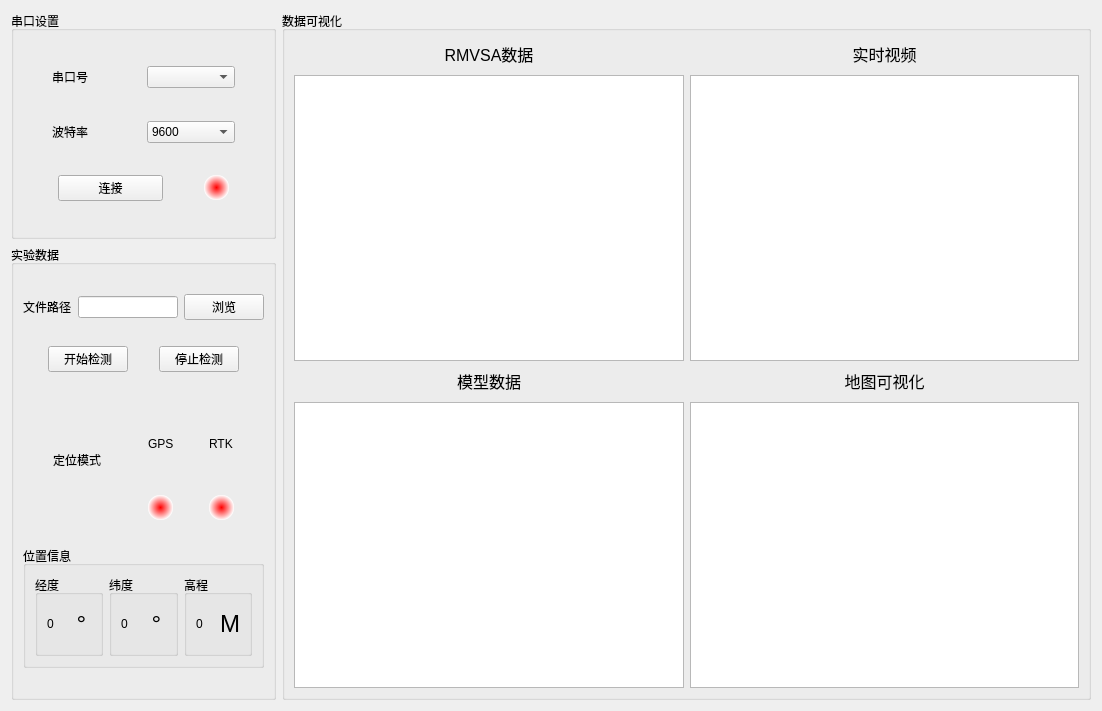
<?xml version="1.0" encoding="UTF-8"?>
<ui version="4.0">
 <class>Widget</class>
 <widget class="QWidget" name="Widget">
  <property name="windowModality">
   <enum>Qt::ApplicationModal</enum>
  </property>
  <property name="geometry">
   <rect>
    <x>0</x>
    <y>0</y>
    <width>1102</width>
    <height>711</height>
   </rect>
  </property>
  <property name="sizePolicy">
   <sizepolicy hsizetype="Fixed" vsizetype="Fixed">
    <horstretch>0</horstretch>
    <verstretch>0</verstretch>
   </sizepolicy>
  </property>
  <property name="minimumSize">
   <size>
    <width>80</width>
    <height>20</height>
   </size>
  </property>
  <property name="mouseTracking">
   <bool>true</bool>
  </property>
  <property name="tabletTracking">
   <bool>true</bool>
  </property>
  <property name="acceptDrops">
   <bool>false</bool>
  </property>
  <property name="windowTitle">
   <string>路面平整度采集可视化评价</string>
  </property>
  <property name="layoutDirection">
   <enum>Qt::LeftToRight</enum>
  </property>
  <property name="autoFillBackground">
   <bool>true</bool>
  </property>
  <property name="styleSheet">
   <string notr="true"/>
  </property>
  <layout class="QHBoxLayout" name="horizontalLayout_16" stretch="1,5">
   <item>
    <layout class="QVBoxLayout" name="verticalLayout_9" stretch="1,2">
     <item>
      <widget class="QGroupBox" name="groupBox">
       <property name="title">
        <string>串口设置</string>
       </property>
       <layout class="QVBoxLayout" name="verticalLayout" stretch="1,4,1,4,1,4,1">
        <item>
         <spacer name="verticalSpacer">
          <property name="orientation">
           <enum>Qt::Vertical</enum>
          </property>
          <property name="sizeHint" stdset="0">
           <size>
            <width>20</width>
            <height>40</height>
           </size>
          </property>
         </spacer>
        </item>
        <item>
         <layout class="QHBoxLayout" name="horizontalLayout" stretch="1,2,1,3,1">
          <item>
           <spacer name="horizontalSpacer_4">
            <property name="orientation">
             <enum>Qt::Horizontal</enum>
            </property>
            <property name="sizeHint" stdset="0">
             <size>
              <width>40</width>
              <height>20</height>
             </size>
            </property>
           </spacer>
          </item>
          <item>
           <widget class="QLabel" name="label">
            <property name="text">
             <string>串口号</string>
            </property>
           </widget>
          </item>
          <item>
           <spacer name="horizontalSpacer_27">
            <property name="orientation">
             <enum>Qt::Horizontal</enum>
            </property>
            <property name="sizeHint" stdset="0">
             <size>
              <width>40</width>
              <height>20</height>
             </size>
            </property>
           </spacer>
          </item>
          <item>
           <widget class="QComboBox" name="serialPort"/>
          </item>
          <item>
           <spacer name="horizontalSpacer_10">
            <property name="orientation">
             <enum>Qt::Horizontal</enum>
            </property>
            <property name="sizeHint" stdset="0">
             <size>
              <width>40</width>
              <height>20</height>
             </size>
            </property>
           </spacer>
          </item>
         </layout>
        </item>
        <item>
         <spacer name="verticalSpacer_12">
          <property name="orientation">
           <enum>Qt::Vertical</enum>
          </property>
          <property name="sizeHint" stdset="0">
           <size>
            <width>20</width>
            <height>8</height>
           </size>
          </property>
         </spacer>
        </item>
        <item>
         <layout class="QHBoxLayout" name="horizontalLayout_2" stretch="1,2,1,3,1">
          <item>
           <spacer name="horizontalSpacer_17">
            <property name="orientation">
             <enum>Qt::Horizontal</enum>
            </property>
            <property name="sizeHint" stdset="0">
             <size>
              <width>40</width>
              <height>20</height>
             </size>
            </property>
           </spacer>
          </item>
          <item>
           <widget class="QLabel" name="label_2">
            <property name="text">
             <string>波特率</string>
            </property>
           </widget>
          </item>
          <item>
           <spacer name="horizontalSpacer_28">
            <property name="orientation">
             <enum>Qt::Horizontal</enum>
            </property>
            <property name="sizeHint" stdset="0">
             <size>
              <width>40</width>
              <height>20</height>
             </size>
            </property>
           </spacer>
          </item>
          <item>
           <widget class="QComboBox" name="baudRate">
            <item>
             <property name="text">
              <string>9600</string>
             </property>
            </item>
            <item>
             <property name="text">
              <string>115200</string>
             </property>
            </item>
           </widget>
          </item>
          <item>
           <spacer name="horizontalSpacer_18">
            <property name="orientation">
             <enum>Qt::Horizontal</enum>
            </property>
            <property name="sizeHint" stdset="0">
             <size>
              <width>40</width>
              <height>20</height>
             </size>
            </property>
           </spacer>
          </item>
         </layout>
        </item>
        <item>
         <spacer name="verticalSpacer_11">
          <property name="orientation">
           <enum>Qt::Vertical</enum>
          </property>
          <property name="sizeHint" stdset="0">
           <size>
            <width>20</width>
            <height>8</height>
           </size>
          </property>
         </spacer>
        </item>
        <item>
         <layout class="QHBoxLayout" name="horizontalLayout_3" stretch="1,3,1,1,1">
          <item>
           <spacer name="horizontalSpacer">
            <property name="orientation">
             <enum>Qt::Horizontal</enum>
            </property>
            <property name="sizeHint" stdset="0">
             <size>
              <width>28</width>
              <height>20</height>
             </size>
            </property>
           </spacer>
          </item>
          <item>
           <widget class="QPushButton" name="connectButton">
            <property name="text">
             <string>连接</string>
            </property>
           </widget>
          </item>
          <item>
           <spacer name="horizontalSpacer_2">
            <property name="orientation">
             <enum>Qt::Horizontal</enum>
            </property>
            <property name="sizeHint" stdset="0">
             <size>
              <width>28</width>
              <height>20</height>
             </size>
            </property>
           </spacer>
          </item>
          <item>
           <widget class="QLabel" name="serialStatu">
            <property name="minimumSize">
             <size>
              <width>25</width>
              <height>25</height>
             </size>
            </property>
            <property name="maximumSize">
             <size>
              <width>25</width>
              <height>25</height>
             </size>
            </property>
            <property name="styleSheet">
             <string notr="true">background-color: qradialgradient(spread:pad, cx:0.5, cy:0.5, radius:0.5, fx:0.5, fy:0.5, stop:0 rgba(255, 0, 0, 255), stop:1 rgba(255, 255, 255, 255));
border-radius:12px;</string>
            </property>
            <property name="text">
             <string/>
            </property>
           </widget>
          </item>
          <item>
           <spacer name="horizontalSpacer_3">
            <property name="orientation">
             <enum>Qt::Horizontal</enum>
            </property>
            <property name="sizeHint" stdset="0">
             <size>
              <width>28</width>
              <height>20</height>
             </size>
            </property>
           </spacer>
          </item>
         </layout>
        </item>
        <item>
         <spacer name="verticalSpacer_2">
          <property name="orientation">
           <enum>Qt::Vertical</enum>
          </property>
          <property name="sizeHint" stdset="0">
           <size>
            <width>20</width>
            <height>40</height>
           </size>
          </property>
         </spacer>
        </item>
       </layout>
      </widget>
     </item>
     <item>
      <widget class="QGroupBox" name="groupBox_3">
       <property name="title">
        <string>实验数据</string>
       </property>
       <layout class="QVBoxLayout" name="verticalLayout_4" stretch="1,4,1,4,1,6,1,6,1">
        <item>
         <spacer name="verticalSpacer_3">
          <property name="orientation">
           <enum>Qt::Vertical</enum>
          </property>
          <property name="sizeHint" stdset="0">
           <size>
            <width>20</width>
            <height>40</height>
           </size>
          </property>
         </spacer>
        </item>
        <item>
         <layout class="QHBoxLayout" name="horizontalLayout_4" stretch="1,2,1,8,1,2,1">
          <item>
           <spacer name="horizontalSpacer_5">
            <property name="orientation">
             <enum>Qt::Horizontal</enum>
            </property>
            <property name="sizeHint" stdset="0">
             <size>
              <width>40</width>
              <height>20</height>
             </size>
            </property>
           </spacer>
          </item>
          <item>
           <widget class="QLabel" name="label_4">
            <property name="text">
             <string>文件路径</string>
            </property>
           </widget>
          </item>
          <item>
           <spacer name="horizontalSpacer_9">
            <property name="orientation">
             <enum>Qt::Horizontal</enum>
            </property>
            <property name="sizeHint" stdset="0">
             <size>
              <width>40</width>
              <height>20</height>
             </size>
            </property>
           </spacer>
          </item>
          <item>
           <widget class="QLineEdit" name="filePath">
            <property name="minimumSize">
             <size>
              <width>100</width>
              <height>0</height>
             </size>
            </property>
           </widget>
          </item>
          <item>
           <spacer name="horizontalSpacer_19">
            <property name="orientation">
             <enum>Qt::Horizontal</enum>
            </property>
            <property name="sizeHint" stdset="0">
             <size>
              <width>40</width>
              <height>20</height>
             </size>
            </property>
           </spacer>
          </item>
          <item>
           <widget class="QPushButton" name="browseButton">
            <property name="text">
             <string>浏览</string>
            </property>
           </widget>
          </item>
          <item>
           <spacer name="horizontalSpacer_35">
            <property name="orientation">
             <enum>Qt::Horizontal</enum>
            </property>
            <property name="sizeHint" stdset="0">
             <size>
              <width>40</width>
              <height>20</height>
             </size>
            </property>
           </spacer>
          </item>
         </layout>
        </item>
        <item>
         <spacer name="verticalSpacer_5">
          <property name="orientation">
           <enum>Qt::Vertical</enum>
          </property>
          <property name="sizeHint" stdset="0">
           <size>
            <width>20</width>
            <height>11</height>
           </size>
          </property>
         </spacer>
        </item>
        <item>
         <layout class="QHBoxLayout" name="horizontalLayout_5" stretch="1,3,1,3,1">
          <item>
           <spacer name="horizontalSpacer_29">
            <property name="orientation">
             <enum>Qt::Horizontal</enum>
            </property>
            <property name="sizeHint" stdset="0">
             <size>
              <width>40</width>
              <height>20</height>
             </size>
            </property>
           </spacer>
          </item>
          <item>
           <widget class="QPushButton" name="startButton">
            <property name="text">
             <string>开始检测</string>
            </property>
           </widget>
          </item>
          <item>
           <spacer name="horizontalSpacer_30">
            <property name="orientation">
             <enum>Qt::Horizontal</enum>
            </property>
            <property name="sizeHint" stdset="0">
             <size>
              <width>40</width>
              <height>20</height>
             </size>
            </property>
           </spacer>
          </item>
          <item>
           <widget class="QPushButton" name="stopButton">
            <property name="text">
             <string>停止检测</string>
            </property>
           </widget>
          </item>
          <item>
           <spacer name="horizontalSpacer_31">
            <property name="orientation">
             <enum>Qt::Horizontal</enum>
            </property>
            <property name="sizeHint" stdset="0">
             <size>
              <width>40</width>
              <height>20</height>
             </size>
            </property>
           </spacer>
          </item>
         </layout>
        </item>
        <item>
         <spacer name="verticalSpacer_14">
          <property name="orientation">
           <enum>Qt::Vertical</enum>
          </property>
          <property name="sizeHint" stdset="0">
           <size>
            <width>20</width>
            <height>11</height>
           </size>
          </property>
         </spacer>
        </item>
        <item>
         <layout class="QHBoxLayout" name="horizontalLayout_6" stretch="1,2,1,1,1,1,1">
          <item>
           <spacer name="horizontalSpacer_32">
            <property name="orientation">
             <enum>Qt::Horizontal</enum>
            </property>
            <property name="sizeHint" stdset="0">
             <size>
              <width>40</width>
              <height>20</height>
             </size>
            </property>
           </spacer>
          </item>
          <item>
           <widget class="QLabel" name="label_5">
            <property name="text">
             <string>定位模式</string>
            </property>
           </widget>
          </item>
          <item>
           <spacer name="horizontalSpacer_33">
            <property name="orientation">
             <enum>Qt::Horizontal</enum>
            </property>
            <property name="sizeHint" stdset="0">
             <size>
              <width>40</width>
              <height>20</height>
             </size>
            </property>
           </spacer>
          </item>
          <item>
           <layout class="QVBoxLayout" name="verticalLayout_2">
            <item>
             <widget class="QLabel" name="label_6">
              <property name="text">
               <string>GPS</string>
              </property>
             </widget>
            </item>
            <item>
             <widget class="QLabel" name="gpsStatu">
              <property name="minimumSize">
               <size>
                <width>25</width>
                <height>25</height>
               </size>
              </property>
              <property name="maximumSize">
               <size>
                <width>25</width>
                <height>25</height>
               </size>
              </property>
              <property name="styleSheet">
               <string notr="true">background-color: qradialgradient(spread:pad, cx:0.5, cy:0.5, radius:0.5, fx:0.5, fy:0.5, stop:0 rgba(255, 0, 0, 255), stop:1 rgba(255, 255, 255, 255));
border-radius:12px;</string>
              </property>
              <property name="text">
               <string/>
              </property>
             </widget>
            </item>
           </layout>
          </item>
          <item>
           <spacer name="horizontalSpacer_34">
            <property name="orientation">
             <enum>Qt::Horizontal</enum>
            </property>
            <property name="sizeHint" stdset="0">
             <size>
              <width>40</width>
              <height>20</height>
             </size>
            </property>
           </spacer>
          </item>
          <item>
           <layout class="QVBoxLayout" name="verticalLayout_3">
            <item>
             <widget class="QLabel" name="label_10">
              <property name="text">
               <string>RTK</string>
              </property>
             </widget>
            </item>
            <item>
             <widget class="QLabel" name="rtkStatu">
              <property name="minimumSize">
               <size>
                <width>25</width>
                <height>25</height>
               </size>
              </property>
              <property name="maximumSize">
               <size>
                <width>25</width>
                <height>25</height>
               </size>
              </property>
              <property name="styleSheet">
               <string notr="true">background-color: qradialgradient(spread:pad, cx:0.5, cy:0.5, radius:0.5, fx:0.5, fy:0.5, stop:0 rgba(255, 0, 0, 255), stop:1 rgba(255, 255, 255, 255));
border-radius:12px;</string>
              </property>
              <property name="text">
               <string/>
              </property>
             </widget>
            </item>
           </layout>
          </item>
          <item>
           <spacer name="horizontalSpacer_20">
            <property name="orientation">
             <enum>Qt::Horizontal</enum>
            </property>
            <property name="sizeHint" stdset="0">
             <size>
              <width>40</width>
              <height>20</height>
             </size>
            </property>
           </spacer>
          </item>
         </layout>
        </item>
        <item>
         <spacer name="verticalSpacer_15">
          <property name="orientation">
           <enum>Qt::Vertical</enum>
          </property>
          <property name="sizeHint" stdset="0">
           <size>
            <width>20</width>
            <height>40</height>
           </size>
          </property>
         </spacer>
        </item>
        <item>
         <widget class="QGroupBox" name="groupBox_7">
          <property name="title">
           <string>位置信息</string>
          </property>
          <layout class="QHBoxLayout" name="horizontalLayout_13">
           <item>
            <layout class="QHBoxLayout" name="horizontalLayout_12" stretch="1,1,1">
             <item>
              <widget class="QGroupBox" name="groupBox_4">
               <property name="title">
                <string>经度</string>
               </property>
               <layout class="QHBoxLayout" name="horizontalLayout_7">
                <item>
                 <widget class="QLabel" name="longitudeLabel">
                  <property name="text">
                   <string>0</string>
                  </property>
                 </widget>
                </item>
                <item>
                 <widget class="QLabel" name="label_16">
                  <property name="text">
                   <string>&lt;html&gt;&lt;head/&gt;&lt;body&gt;&lt;p align=&quot;center&quot;&gt;&lt;span style=&quot; font-size:18pt;&quot;&gt;°&lt;/span&gt;&lt;/p&gt;&lt;/body&gt;&lt;/html&gt;</string>
                  </property>
                 </widget>
                </item>
               </layout>
              </widget>
             </item>
             <item>
              <widget class="QGroupBox" name="groupBox_5">
               <property name="title">
                <string>纬度</string>
               </property>
               <layout class="QHBoxLayout" name="horizontalLayout_8">
                <item>
                 <widget class="QLabel" name="longitudeLabel_2">
                  <property name="text">
                   <string>0</string>
                  </property>
                 </widget>
                </item>
                <item>
                 <widget class="QLabel" name="label_19">
                  <property name="text">
                   <string>&lt;html&gt;&lt;head/&gt;&lt;body&gt;&lt;p align=&quot;center&quot;&gt;&lt;span style=&quot; font-size:18pt;&quot;&gt;°&lt;/span&gt;&lt;/p&gt;&lt;/body&gt;&lt;/html&gt;</string>
                  </property>
                 </widget>
                </item>
               </layout>
              </widget>
             </item>
             <item>
              <widget class="QGroupBox" name="groupBox_6">
               <property name="title">
                <string>高程</string>
               </property>
               <layout class="QHBoxLayout" name="horizontalLayout_11">
                <item>
                 <widget class="QLabel" name="heightLabel">
                  <property name="text">
                   <string>0</string>
                  </property>
                 </widget>
                </item>
                <item>
                 <widget class="QLabel" name="label_25">
                  <property name="text">
                   <string>&lt;html&gt;&lt;head/&gt;&lt;body&gt;&lt;p align=&quot;center&quot;&gt;&lt;span style=&quot; font-size:18pt;&quot;&gt;M&lt;/span&gt;&lt;/p&gt;&lt;/body&gt;&lt;/html&gt;</string>
                  </property>
                 </widget>
                </item>
               </layout>
              </widget>
             </item>
            </layout>
           </item>
          </layout>
         </widget>
        </item>
        <item>
         <spacer name="verticalSpacer_4">
          <property name="orientation">
           <enum>Qt::Vertical</enum>
          </property>
          <property name="sizeHint" stdset="0">
           <size>
            <width>20</width>
            <height>40</height>
           </size>
          </property>
         </spacer>
        </item>
       </layout>
      </widget>
     </item>
    </layout>
   </item>
   <item>
    <widget class="QGroupBox" name="groupBox_2">
     <property name="title">
      <string>数据可视化</string>
     </property>
     <layout class="QVBoxLayout" name="verticalLayout_10" stretch="1,1">
      <item>
       <layout class="QHBoxLayout" name="horizontalLayout_14">
        <item>
         <layout class="QVBoxLayout" name="verticalLayout_5" stretch="1,10">
          <item>
           <widget class="QLabel" name="label_13">
            <property name="text">
             <string>&lt;html&gt;&lt;head/&gt;&lt;body&gt;&lt;p align=&quot;center&quot;&gt;&lt;span style=&quot; font-size:12pt;&quot;&gt;RMVSA数据&lt;/span&gt;&lt;/p&gt;&lt;/body&gt;&lt;/html&gt;</string>
            </property>
           </widget>
          </item>
          <item>
           <widget class="QChartView" name="rmvsaView">
            <property name="minimumSize">
             <size>
              <width>0</width>
              <height>0</height>
             </size>
            </property>
            <property name="maximumSize">
             <size>
              <width>16777215</width>
              <height>16777215</height>
             </size>
            </property>
            <property name="autoFillBackground">
             <bool>true</bool>
            </property>
           </widget>
          </item>
         </layout>
        </item>
        <item>
         <layout class="QVBoxLayout" name="verticalLayout_6" stretch="1,10">
          <item>
           <widget class="QLabel" name="label_15">
            <property name="text">
             <string>&lt;html&gt;&lt;head/&gt;&lt;body&gt;&lt;p align=&quot;center&quot;&gt;&lt;span style=&quot; font-size:12pt;&quot;&gt;实时视频&lt;/span&gt;&lt;/p&gt;&lt;/body&gt;&lt;/html&gt;</string>
            </property>
           </widget>
          </item>
          <item>
           <widget class="QChartView" name="cemeraView">
            <property name="minimumSize">
             <size>
              <width>0</width>
              <height>0</height>
             </size>
            </property>
            <property name="maximumSize">
             <size>
              <width>16777215</width>
              <height>16777215</height>
             </size>
            </property>
            <property name="autoFillBackground">
             <bool>true</bool>
            </property>
           </widget>
          </item>
         </layout>
        </item>
       </layout>
      </item>
      <item>
       <layout class="QHBoxLayout" name="horizontalLayout_15">
        <item>
         <layout class="QVBoxLayout" name="verticalLayout_7" stretch="1,10">
          <item>
           <widget class="QLabel" name="label_14">
            <property name="text">
             <string>&lt;html&gt;&lt;head/&gt;&lt;body&gt;&lt;p align=&quot;center&quot;&gt;&lt;span style=&quot; font-size:12pt;&quot;&gt;模型数据&lt;/span&gt;&lt;/p&gt;&lt;/body&gt;&lt;/html&gt;</string>
            </property>
           </widget>
          </item>
          <item>
           <widget class="QChartView" name="modelView">
            <property name="minimumSize">
             <size>
              <width>0</width>
              <height>0</height>
             </size>
            </property>
            <property name="maximumSize">
             <size>
              <width>16777215</width>
              <height>16777215</height>
             </size>
            </property>
            <property name="autoFillBackground">
             <bool>true</bool>
            </property>
           </widget>
          </item>
         </layout>
        </item>
        <item>
         <layout class="QVBoxLayout" name="verticalLayout_8" stretch="1,10">
          <item>
           <widget class="QLabel" name="label_26">
            <property name="text">
             <string>&lt;html&gt;&lt;head/&gt;&lt;body&gt;&lt;p align=&quot;center&quot;&gt;&lt;span style=&quot; font-size:12pt;&quot;&gt;地图可视化&lt;/span&gt;&lt;/p&gt;&lt;/body&gt;&lt;/html&gt;</string>
            </property>
           </widget>
          </item>
          <item>
           <widget class="QChartView" name="mapView">
            <property name="minimumSize">
             <size>
              <width>0</width>
              <height>0</height>
             </size>
            </property>
            <property name="maximumSize">
             <size>
              <width>16777215</width>
              <height>16777215</height>
             </size>
            </property>
            <property name="autoFillBackground">
             <bool>true</bool>
            </property>
           </widget>
          </item>
         </layout>
        </item>
       </layout>
      </item>
     </layout>
    </widget>
   </item>
  </layout>
 </widget>
 <customwidgets>
  <customwidget>
   <class>QChartView</class>
   <extends>QGraphicsView</extends>
   <header>qchartview.h</header>
  </customwidget>
 </customwidgets>
 <resources/>
 <connections/>
</ui>
